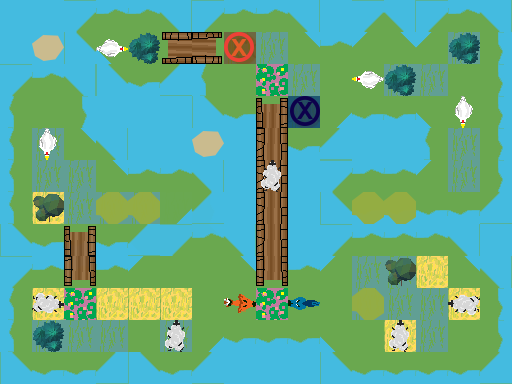

Tiled map render using the project's own tile images. Description and the whole map definition, tile-layer contents included, below:
An orthogonal 16x12 tile map with 32x32 px tiles, 3 tile layers (Ground, Obstacles, Objects), 1 hidden layer not drawn.

<map version="1.0" orientation="orthogonal" renderorder="right-down" width="16" height="12" tilewidth="32" tileheight="32" nextobjectid="1">
 <tileset firstgid="1" name="TilesetPlaceholder" tilewidth="32" tileheight="32" tilecount="240" columns="10">
  <image source="../../../../Tileset.png" width="320" height="768" />
 </tileset>
 <layer name="Ground" width="16" height="12">
  <data encoding="csv">
5,5,3221225493,1610612747,1610612747,1610612757,3221225493,1610612747,1610612747,1610612757,5,3221225493,1610612757,3221225493,1610612747,1610612757,
5,6,2684354581,2684354591,1,2684354574,1610612750,7,7,1610612767,1610612747,3221225503,1610612767,3221225503,7,11,
3221225493,1610612747,1610612757,2684354581,2684354571,21,3221225483,1,3,7,1,1,7,7,1,11,
3221225483,1,11,5,5,5,2684354581,2684354571,3221225486,7,31,2684354571,2684354571,2684354591,1,11,
3221225483,7,1610612767,1610612757,5,5,6,5,4,2684354571,21,5,5,3221225483,7,11,
3221225483,7,7,1610612767,1610612747,1610612747,1610612757,5,4,5,3221225493,1610612747,1610612747,3221225503,7,11,
3221225483,2,7,7,7,7,11,5,4,5,2684354581,2684354571,2684354571,2684354571,2684354571,21,
2684354581,2684354571,2684354571,2684354571,2684354591,1,1610612767,1610612757,4,5,3221225493,1610612747,1610612747,1610612747,1610612757,5,
3221225493,1610612747,1610612747,1610612747,3221225503,1,1,1610612767,14,1610612747,3221225503,7,7,2,1610612767,1610612757,
3221225483,2,3,2,2,2,1,1,3,1,1,7,7,7,2,11,
3221225483,7,7,7,1,7,31,2684354571,2684354571,2684354571,2684354591,1,2,7,1,11,
2684354581,2684354571,2684354571,21,2684354581,2684354571,21,5,5,5,2684354581,2684354571,2684354571,2684354571,2684354571,21
</data>
 </layer>
 <layer name="Obstacles" width="16" height="12" opacity="0.97">
  <data encoding="csv">
0,0,0,0,0,0,0,0,0,0,0,0,0,0,0,0,
0,0,0,0,42,0,0,0,0,0,0,0,0,0,42,0,
0,0,0,0,0,0,0,0,0,0,0,0,42,0,0,0,
0,0,0,0,0,0,0,0,0,0,0,0,0,0,0,0,
0,0,0,0,0,0,0,0,0,0,0,0,0,0,0,0,
0,0,0,0,0,0,0,0,0,0,0,0,0,0,0,0,
0,54,0,44,44,31,21,0,0,0,0,44,44,0,0,0,
0,0,3221225486,0,21,3221225493,1610612747,0,0,0,0,0,0,0,0,0,
0,0,14,0,0,0,0,0,0,0,0,0,54,0,0,0,
0,0,0,0,0,0,0,0,0,0,0,44,0,0,0,0,
0,42,0,0,0,0,0,0,0,0,0,0,0,0,0,0,
0,0,0,0,0,0,0,0,0,0,0,0,0,0,0,0
</data>
 </layer>
 <layer name="Objects" width="16" height="12">
  <data encoding="csv">
0,0,0,0,0,0,0,0,0,0,0,0,0,0,0,0,
0,0,0,2684354745,0,0,0,181,0,0,0,0,0,0,0,0,
0,0,0,0,0,0,0,0,0,0,0,1610612921,0,0,0,0,
0,0,0,0,0,0,0,0,0,182,0,0,0,0,3221225657,0,
0,3221225657,0,0,0,0,0,0,0,0,0,0,0,0,0,0,
0,0,0,0,0,0,0,0,186,0,0,0,0,0,0,0,
0,0,0,0,0,0,0,0,0,0,0,0,0,0,0,0,
0,0,0,0,0,0,0,0,0,0,0,0,0,0,0,0,
0,0,0,0,0,0,0,0,0,0,0,0,0,0,0,0,
0,2684354746,0,0,0,0,0,2684354751,0,1610612928,0,0,0,0,1610612922,0,
0,0,0,0,0,186,0,0,0,0,0,0,186,0,0,0,
0,0,0,0,0,0,0,0,0,0,0,0,0,0,0,0
</data>
 </layer>
 <layer name="Solution" width="16" height="12" visible="0">
  <data encoding="csv">
0,0,0,0,0,0,0,0,0,0,0,0,0,0,0,0,
0,0,0,0,0,0,0,0,0,0,0,0,0,0,0,0,
0,0,0,0,0,0,0,0,224,0,0,0,0,0,0,0,
0,0,0,0,0,0,0,0,224,0,0,0,0,0,0,0,
0,0,222,0,0,0,0,0,224,0,0,0,0,0,0,0,
0,0,222,0,0,0,0,0,224,0,0,0,0,0,0,0,
0,0,222,0,0,0,0,0,224,0,0,0,0,0,0,0,
0,0,222,0,0,0,0,0,0,0,0,0,0,0,232,0,
0,0,0,0,0,0,0,0,0,0,0,0,0,0,232,0,
0,0,0,0,0,0,0,0,0,0,0,0,0,0,232,0,
0,0,0,0,0,0,0,0,0,0,0,0,0,0,232,0,
0,0,0,0,0,0,0,0,0,0,0,0,0,0,0,0
</data>
 </layer>
</map>
